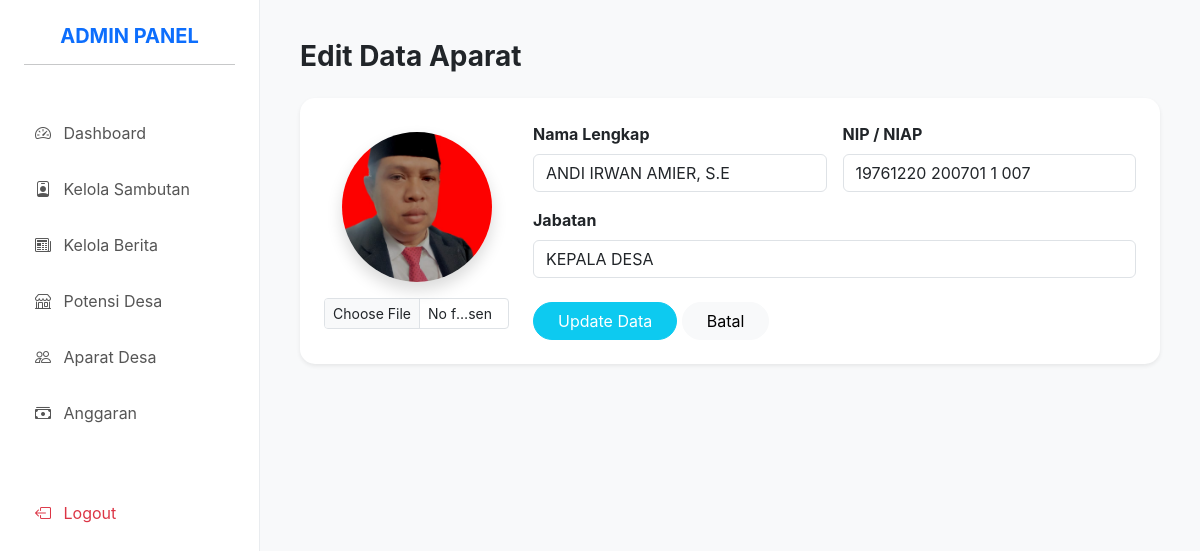
The page /admin/edit_aparat.php?id=1 (signed in) on the database its author committed.
### tables this page shows
CREATE TABLE `tabel_aparat` (
  `id` int NOT NULL,
  `nama` varchar(255) NOT NULL,
  `nip` varchar(50) DEFAULT NULL,
  `jabatan` varchar(100) NOT NULL,
  `foto` varchar(255) NOT NULL,
  `urutan` int DEFAULT '0'
);

### admin/edit_aparat.php (the view, shortened to what this page needs)
<?php
include('components/header.php');
include('components/sidebar.php');
$id = mysqli_real_escape_string($koneksi, $_GET['id']);
$d = mysqli_fetch_array(mysqli_query($koneksi, "SELECT * FROM tabel_aparat WHERE id='$id'"));
?>
<div class="mb-4">
    <h3 class="fw-bold">Edit Data Aparat</h3>
</div>
<div class="card stat-card p-4 border-0 shadow-sm">
    <form action="proses_edit_aparat.php" method="POST" enctype="multipart/form-data">
        <div class="row align-items-center">
            <div class="col-md-3 text-center">
                <img src="../assets/img/team/<?php echo $d['foto']; ?>" class="rounded-circle shadow mb-3" width="150" height="150" style="object-fit: cover;">
                <input type="file" name="foto" class="form-control form-control-sm">
            </div>
            <div class="col-md-9">
                <div class="row g-3">
                    <div class="col-md-6">
                        <label class="form-label fw-bold">Nama Lengkap</label>
                        <input type="text" name="nama" class="form-control" value="<?php echo $d['nama']; ?>" required>
                    </div>
                    <div class="col-md-6">
                        <label class="form-label fw-bold">NIP / NIAP</label>
                        <input type="text" name="nip" class="form-control" value="<?php echo $d['nip']; ?>">
                    </div>
                    <div class="col-md-12">
                        <label class="form-label fw-bold">Jabatan</label>
                        <input type="text" name="jabatan" class="form-control" value="<?php echo $d['jabatan']; ?>" required>
                    </div>
                </div>
                <div class="mt-4">
                    <button type="submit" name="update" class="btn btn-info text-white rounded-pill px-4">Update Data</button>
                    <a href="kelola_aparat.php" class="btn btn-light rounded-pill px-4">Batal</a>
                </div>
            </div>
        </div>
    </form>
</div>
<?php include('components/footer.php'); ?>

### admin/components/header.php (style rules this page uses)
:root { --primary-color: #00BFFF; }
body { background-color: #f8f9fa; font-family: 'Inter', sans-serif; }
.stat-card { border: none; border-radius: 15px; box-shadow: 0 5px 20px rgba(0,0,0,0.03); }

### rows shown on the page
tabel_aparat: foto (picture), nama "ANDI IRWAN AMIER, S.E", nip "19761220 200701 1 007", jabatan "KEPALA DESA"
